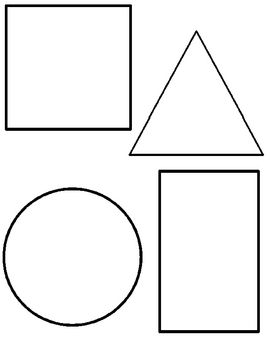
#> input picture Hough_method/case1.png, 270 x 350 px
$ python deneme_1.py
#> lines starting #> are read from the running program, lines starting #| are printed output that depends on the picture; after the words box and inside, x2 and y2 are one past the last pixel; in counts of white or black regions, pixels touching at a corner belong together
import cv2 as cv
import imutils
import numpy as np

img = cv.imread('case1.png')
#> img is the input picture: shape (350, 270, 3); min 0, max 255, mean 241.8
shapes = list()


class shape_detector:
    def __init__(self, img):
        self.img = img

    def rectangle_detector(self):
        img = self.img
        gray_img = cv.cvtColor(img, cv.COLOR_BGR2GRAY)
        thresh_img = cv.threshold(gray_img, 0, 255, cv.THRESH_BINARY_INV + cv.THRESH_OTSU)[1]

        cnts = cv.findContours(thresh_img, cv.RETR_EXTERNAL, cv.CHAIN_APPROX_SIMPLE)
        cnts = cnts[0] if len(cnts) == 2 else cnts[1]

        for cnt in cnts:
            x1, y1 = cnt[0][0]
            approx = cv.approxPolyDP(cnt, 0.01 * cv.arcLength(cnt, True), True)
            if len(approx) == 4:
                x, y, w, h = cv.boundingRect(cnt)
                ratio = float(w) / h
                if ratio >= 0.9 and ratio <= 1.1:
                    cv.putText(img, 'Rectangle', (x1, y1), cv.FONT_HERSHEY_SIMPLEX, 0.6, (0, 255, 0), 2)
                    img = cv.drawContours(img, [cnt], -1, (0, 255, 0), 3)
                else:
                    cv.putText(img, 'Rectangle', (x1, y1), cv.FONT_HERSHEY_SIMPLEX, 0.6, (0, 255, 0), 2)
                    img = cv.drawContours(img, [cnt], -1, (0, 255, 0), 3)

        cv.imshow('Image',img)
        cv.waitKey(0)

        #merkezi belirlemeyi ekle
        shapes.append(img)

    def circle_detector(self):
        img = self.img
        img = cv.cvtColor(img, cv.COLOR_BGR2GRAY)
#> img: shape (350, 270)
        img = cv.medianBlur(img, 5)
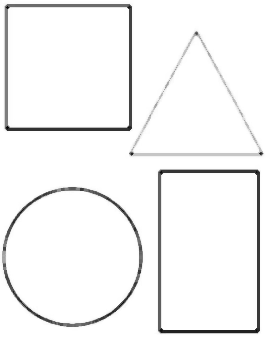
#> img: shape (350, 270); min 4, max 255, mean 245.5
        cimg = cv.cvtColor(img, cv.COLOR_GRAY2BGR)
        circles = cv.HoughCircles(img, cv.HOUGH_GRADIENT, 1, 20,
                                  param1=20, param2=80, minRadius=0, maxRadius=100)
#> circles = [[71.5, 256.5, 69.5]]

        circles = np.uint16(np.around(circles))
#> circles = [[72, 256, 70]]

        for i in circles[0, :]:
            # draw the outer circle
            cv.circle(cimg, (i[0], i[1]), i[2], (0, 255, 0), 2)
            # draw the center of the circle
            cv.circle(cimg, (i[0], i[1]), 2, (0, 0, 255), 3)
#> this loop made 1 pass
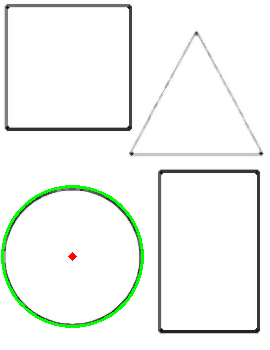
#> cimg: shape (350, 270, 3); mean B, G, R 243, 246.5, 243.1

        hsv = cv.cvtColor(cimg, cv.COLOR_BGR2HSV)
#> hsv: shape (350, 270, 3); mean H, S, V 0.8, 3.6, 246.6
        lower_blue = np.array([36, 50, 70])
        upper_blue = np.array([89, 255, 255])
        mask = cv.inRange(hsv, lower_blue, upper_blue)
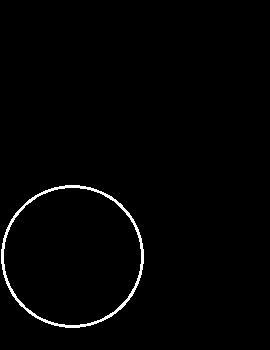
#> mask: shape (350, 270); 1.4% white in thin lines or dots, all inside (x1, y1, x2, y2) = (1, 185, 144, 328)

        cv.imshow('circle', cimg)
        cv.waitKey(0)
        #cv.destroyAllWindows()

        contours, hierarchy = cv.findContours(mask, 1, 2)
#> contours = 2 contours; box (x1, y1, x2, y2) and area: (1, 185, 144, 328) 15824, (3, 187, 142, 326) 14937
        for i in contours:
            #cnt = contours[i]
            area = cv.contourArea(i)
            print(area)
#> this loop made 2 passes
#> area on passes 1 to 2: 14937, 15824.5
#| 14937.0
#| 15824.5

shape_detector(img).circle_detector()
shape_detector(img).rectangle_detector()
#> in rectangle_detector, `thresh_img = cv.threshold(gray_img, 0, 255, cv.THRESH_BINARY_INV + cv...`:
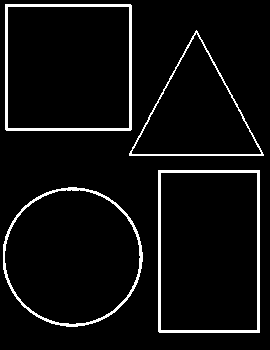
#> thresh_img: shape (350, 270); 5.3% white; 4 white regions
#> in rectangle_detector, `cnts = cv.findContours(thresh_img, cv.RETR_EXTERNAL, cv.CHAIN_APPROX_S..`: cnts = 4 contours; box (x1, y1, x2, y2) and area: (158, 170, 260, 333) 16362, (5, 4, 132, 131) 15874, (3, 187, 143, 327) 15091, (129, 30, 264, 156) 8517
#> the loop in rectangle_detector, `for cnt in cnts:` made 4 passes
#> (x1, y1, approx, x, y, w, h, ratio) on passes 2, 4: (158, 170, [[158, 170], [158, 331], [259, 332], [259, 170]], 158, 170, 102, 163, 0.626), (5, 4, [[5, 4], [5, 129], [130, 130], [131, 5]], 5, 4, 127, 127, 1)
#> (x1, y1) on pass 1: (68, 187)
#> pass 2, in rectangle_detector, `img = cv.drawContours(img, [cnt], -1, (0, 255, 0), 3)`:
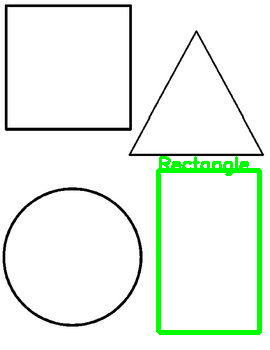
#> img: shape (350, 270, 3); 3.31% of pixels changed, all inside (x1, y1, x2, y2) = (156, 156, 262, 335)
#> after the loop in rectangle_detector, `for cnt in cnts:`:
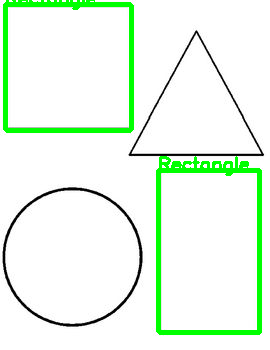
#> img: shape (350, 270, 3); 2.77% of pixels changed, all inside (x1, y1, x2, y2) = (3, 0, 134, 133)

$ run again, with Hough_method/circles.jpg saved as Hough_method/case1.png
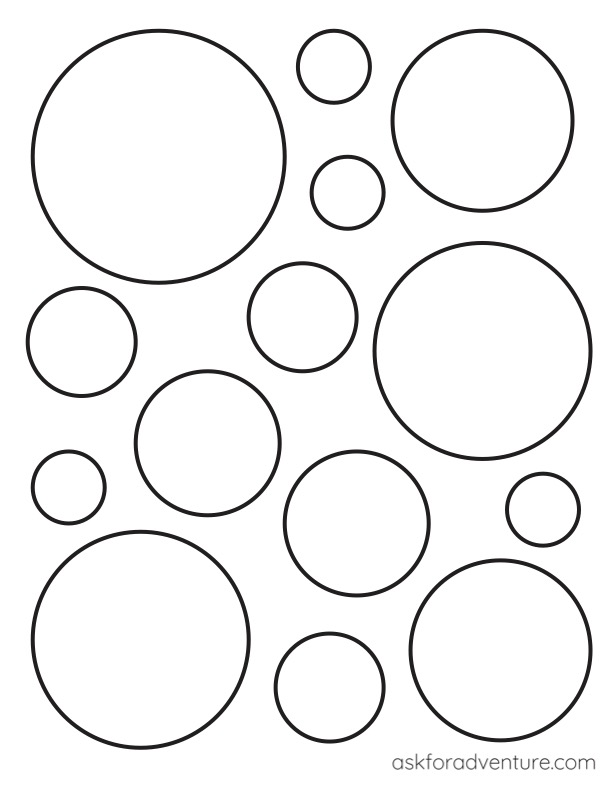
#> input picture Hough_method/circles.jpg, 612 x 792 px
#> img is the input picture: shape (792, 612, 3); mean B, G, R 243.4, 243.3, 243.4
#> in circle_detector, `circles = cv.HoughCircles(img, cv.HOUGH_GRADIENT, 1, 20, param1=20, pa..`: circles = [[482.5, 120.5, 91.6], [499.5, 649.5, 91.7], [356.5, 523.5, 69.6], [207.5, 442.5, 73.4], [302.5, 316.5, 55.5], [81.5, 341.5, 52.3], [329.5, 687.5, 51.6], [333.5, 66.5, 38.3], [542.5, 509.5, 38.3], [68.5, 486.5, 33.6], [347.5, 192.5, 37.4]]
#> in circle_detector, `circles = np.uint16(np.around(circles))`: circles = [[482, 120, 92], [500, 650, 92], [356, 524, 70], [208, 442, 73], [302, 316, 56], [82, 342, 52], [330, 688, 52], [334, 66, 38], [542, 510, 38], [68, 486, 34], [348, 192, 37]]
#> the loop in circle_detector, `for i in circles[0, :]:` made 11 passes
#> hsv: shape (792, 612, 3); mean H, S, V 1.5, 6.5, 246.6
#> in circle_detector, `mask = cv.inRange(hsv, lower_blue, upper_blue)`:
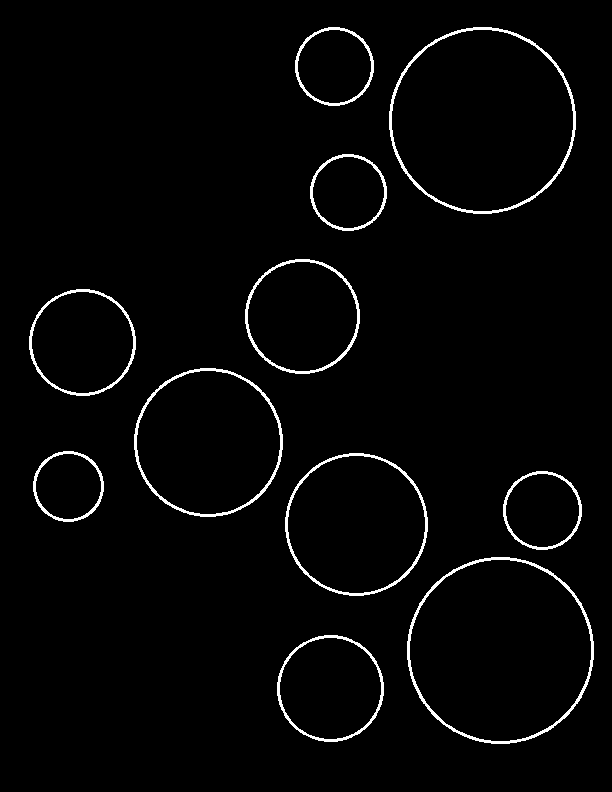
#> mask: shape (792, 612); 2.5% white; 11 white regions
#> contours = 22 contours; largest, box (x1, y1, x2, y2) and area: (407, 557, 594, 744) 27174, (389, 27, 576, 214) 27174, (409, 559, 592, 742) 25952, (391, 29, 574, 212) 25952, (134, 368, 283, 517) 17204
#> the loop in circle_detector, `for i in contours:` made 22 passes
#> area on passes 1 to 8: 8156, 8810, 25952, 27174, 4286, 4780, 14937, 3402
#> (printed output is left out)
#> thresh_img: shape (792, 612); 5.2% white; 39 white regions (13 under 20 px)
#> cnts = 39 contours, 21 with area under 20; largest, box (x1, y1, x2, y2) and area: (31, 29, 287, 285) 51130, (31, 530, 251, 750) 37722, (372, 241, 593, 461) 37714, (391, 29, 575, 213) 26344, (409, 558, 593, 742) 26336
#> the loop in rectangle_detector, `for cnt in cnts:` made 39 passes
#> (x1, y1, approx, x, y, w, h, ratio) on pass 3: (405, 767, [[405, 767], [406, 768], [407, 768], [406, 767]], 405, 767, 3, 2, 1.5)
#> pass 3, in rectangle_detector, `img = cv.drawContours(img, [cnt], -1, (0, 255, 0), 3)`:
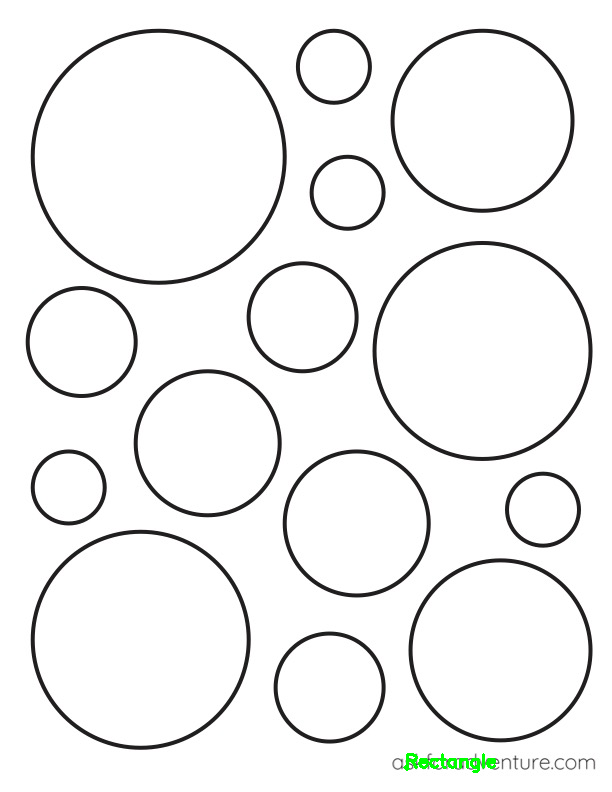
#> img: shape (792, 612, 3); 0.15% of pixels changed, all inside (x1, y1, x2, y2) = (403, 753, 496, 773)
